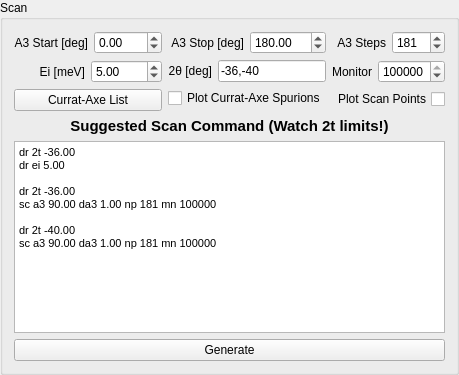
    <widget class="QGroupBox" name="groupBox_4">
     <property name="toolTip">
      <string/>
     </property>
     <property name="statusTip">
      <string/>
     </property>
     <property name="title">
      <string>Scan</string>
     </property>
     <layout class="QVBoxLayout" name="verticalLayout">
      <item>
       <layout class="QHBoxLayout" name="horizontalLayout_49">
        <item>
         <layout class="QVBoxLayout" name="verticalLayout_18">
          <item>
           <layout class="QHBoxLayout" name="horizontalLayout_50">
            <item>
             <widget class="QLabel" name="label_37">
              <property name="toolTip">
               <string>Start of sample rotation</string>
              </property>
              <property name="statusTip">
               <string>Start of sample rotation</string>
              </property>
              <property name="text">
               <string>A3 Start [deg]</string>
              </property>
              <property name="alignment">
               <set>Qt::AlignRight|Qt::AlignTrailing|Qt::AlignVCenter</set>
              </property>
             </widget>
            </item>
            <item>
             <widget class="QDoubleSpinBox" name="scan_a3Start_spinBox">
              <property name="toolTip">
               <string>Start of sample rotation</string>
              </property>
              <property name="statusTip">
               <string>Start of sample rotation</string>
              </property>
              <property name="minimum">
               <double>-720.000000000000000</double>
              </property>
              <property name="maximum">
               <double>720.000000000000000</double>
              </property>
             </widget>
            </item>
           </layout>
          </item>
          <item>
           <layout class="QHBoxLayout" name="horizontalLayout_51">
            <item>
             <widget class="QLabel" name="label_38">
              <property name="toolTip">
               <string>Incoming energy for scan</string>
              </property>
              <property name="statusTip">
               <string>Incoming energy for scan</string>
              </property>
              <property name="text">
               <string>Ei [meV]</string>
              </property>
              <property name="alignment">
               <set>Qt::AlignRight|Qt::AlignTrailing|Qt::AlignVCenter</set>
              </property>
             </widget>
            </item>
            <item>
             <widget class="QDoubleSpinBox" name="scan_ei_spinBox">
              <property name="toolTip">
               <string>Incoming energy for scan</string>
              </property>
              <property name="statusTip">
               <string>Incoming energy for scan</string>
              </property>
              <property name="value">
               <double>5.000000000000000</double>
              </property>
             </widget>
            </item>
           </layout>
          </item>
          <item>
           <widget class="QPushButton" name="scan_curratAxe_pushButton">
            <property name="toolTip">
             <string>Create/Edit Currat-Axe list</string>
            </property>
            <property name="statusTip">
             <string>Create/Edit Currat-Axe list</string>
            </property>
            <property name="text">
             <string>Currat-Axe List</string>
            </property>
           </widget>
          </item>
         </layout>
        </item>
        <item>
         <layout class="QVBoxLayout" name="verticalLayout_19">
          <item>
           <layout class="QHBoxLayout" name="horizontalLayout_52">
            <item>
             <widget class="QLabel" name="label_39">
              <property name="toolTip">
               <string>End of sample rotation</string>
              </property>
              <property name="statusTip">
               <string>End of sample rotation</string>
              </property>
              <property name="text">
               <string>A3 Stop [deg]</string>
              </property>
              <property name="alignment">
               <set>Qt::AlignRight|Qt::AlignTrailing|Qt::AlignVCenter</set>
              </property>
             </widget>
            </item>
            <item>
             <widget class="QDoubleSpinBox" name="scan_a3Stop_spinBox">
              <property name="toolTip">
               <string>End of sample rotation</string>
              </property>
              <property name="statusTip">
               <string>End of sample rotation</string>
              </property>
              <property name="minimum">
               <double>-720.000000000000000</double>
              </property>
              <property name="maximum">
               <double>720.000000000000000</double>
              </property>
              <property name="value">
               <double>180.000000000000000</double>
              </property>
             </widget>
            </item>
           </layout>
          </item>
          <item>
           <layout class="QHBoxLayout" name="horizontalLayout_53">
            <item>
             <widget class="QLabel" name="label_40">
              <property name="toolTip">
               <string>Scattering angle list (Seperate by ',')</string>
              </property>
              <property name="statusTip">
               <string>Scattering angle list (Seperate by ',')</string>
              </property>
              <property name="text">
               <string>2θ [deg]</string>
              </property>
              <property name="alignment">
               <set>Qt::AlignRight|Qt::AlignTrailing|Qt::AlignVCenter</set>
              </property>
             </widget>
            </item>
            <item>
             <widget class="QLineEdit" name="scan_a4_lineEdit">
              <property name="sizePolicy">
               <sizepolicy hsizetype="Minimum" vsizetype="Fixed">
                <horstretch>0</horstretch>
                <verstretch>0</verstretch>
               </sizepolicy>
              </property>
              <property name="toolTip">
               <string>Scattering angle list (Seperate by ',')</string>
              </property>
              <property name="statusTip">
               <string>Scattering angle list (Seperate by ',')</string>
              </property>
              <property name="text">
               <string>-36,-40</string>
              </property>
             </widget>
            </item>
           </layout>
          </item>
          <item>
           <widget class="QCheckBox" name="scan_curratAxe_checkBox">
            <property name="toolTip">
             <string>Plot Currat-Axe spurions on top</string>
            </property>
            <property name="statusTip">
             <string>Plot Currat-Axe spurions on top</string>
            </property>
            <property name="text">
             <string>Plot Currat-Axe Spurions</string>
            </property>
           </widget>
          </item>
         </layout>
        </item>
        <item>
         <layout class="QVBoxLayout" name="verticalLayout_20">
          <item>
           <layout class="QHBoxLayout" name="horizontalLayout_54">
            <item>
             <widget class="QLabel" name="label_41">
              <property name="toolTip">
               <string>Number of sample rotation steps</string>
              </property>
              <property name="statusTip">
               <string>Number of sample rotation steps</string>
              </property>
              <property name="text">
               <string>A3 Steps</string>
              </property>
              <property name="alignment">
               <set>Qt::AlignRight|Qt::AlignTrailing|Qt::AlignVCenter</set>
              </property>
             </widget>
            </item>
            <item>
             <widget class="QSpinBox" name="scan_a3Steps_spinBox">
              <property name="toolTip">
               <string>Number of sample rotation steps</string>
              </property>
              <property name="statusTip">
               <string>Number of sample rotation steps</string>
              </property>
              <property name="minimum">
               <number>1</number>
              </property>
              <property name="maximum">
               <number>361</number>
              </property>
              <property name="singleStep">
               <number>10</number>
              </property>
              <property name="value">
               <number>181</number>
              </property>
             </widget>
            </item>
           </layout>
          </item>
          <item>
           <layout class="QHBoxLayout" name="horizontalLayout_55"/>
          </item>
          <item>
           <layout class="QHBoxLayout" name="horizontalLayout_17">
            <property name="sizeConstraint">
             <enum>QLayout::SetDefaultConstraint</enum>
            </property>
            <item>
             <widget class="QLabel" name="label_19">
              <property name="toolTip">
               <string>Monitor for scan</string>
              </property>
              <property name="statusTip">
               <string>Monitor for scan</string>
              </property>
              <property name="text">
               <string>Monitor</string>
              </property>
              <property name="alignment">
               <set>Qt::AlignRight|Qt::AlignTrailing|Qt::AlignVCenter</set>
              </property>
             </widget>
            </item>
            <item>
             <widget class="QSpinBox" name="scan_monitor_spinBox">
              <property name="toolTip">
               <string>Monitor for scan</string>
              </property>
              <property name="statusTip">
               <string>Monitor for scan</string>
              </property>
              <property name="minimum">
               <number>1</number>
              </property>
              <property name="maximum">
               <number>100000000</number>
              </property>
              <property name="singleStep">
               <number>1000</number>
              </property>
              <property name="value">
               <number>100000</number>
              </property>
             </widget>
            </item>
           </layout>
          </item>
          <item>
           <widget class="QCheckBox" name="scan_plot_checkBox">
            <property name="toolTip">
             <string>Plot individual scan points</string>
            </property>
            <property name="statusTip">
             <string>Plot individual scan points</string>
            </property>
            <property name="layoutDirection">
             <enum>Qt::RightToLeft</enum>
            </property>
            <property name="text">
             <string>Plot Scan Points</string>
            </property>
           </widget>
          </item>
         </layout>
        </item>
       </layout>
      </item>
      <item>
       <widget class="QLabel" name="label_5">
        <property name="font">
         <font>
          <pointsize>11</pointsize>
          <weight>75</weight>
          <bold>true</bold>
         </font>
        </property>
        <property name="text">
         <string>Suggested Scan Command (Watch 2t limits!)</string>
        </property>
        <property name="alignment">
         <set>Qt::AlignCenter</set>
        </property>
       </widget>
      </item>
      <item>
       <widget class="QTextEdit" name="scanCommand_textEdit">
        <property name="toolTip">
         <string>Suggested script</string>
        </property>
        <property name="statusTip">
         <string>Suggested script</string>
        </property>
        <property name="readOnly">
         <bool>false</bool>
        </property>
        <property name="html">
         <string>&lt;!DOCTYPE HTML PUBLIC &quot;-//W3C//DTD HTML 4.0//EN&quot; &quot;http://www.w3.org/TR/REC-html40/strict.dtd&quot;&gt;
&lt;html&gt;&lt;head&gt;&lt;meta name=&quot;qrichtext&quot; content=&quot;1&quot; /&gt;&lt;style type=&quot;text/css&quot;&gt;
p, li { white-space: pre-wrap; }
&lt;/style&gt;&lt;/head&gt;&lt;body style=&quot; font-family:'MS Shell Dlg 2'; font-size:8.25pt; font-weight:400; font-style:normal;&quot;&gt;
&lt;p style=&quot; margin-top:0px; margin-bottom:0px; margin-left:0px; margin-right:0px; -qt-block-indent:0; text-indent:0px;&quot;&gt;&lt;span style=&quot; font-size:8pt;&quot;&gt;dr 2t -36.00&lt;/span&gt;&lt;/p&gt;
&lt;p style=&quot; margin-top:0px; margin-bottom:0px; margin-left:0px; margin-right:0px; -qt-block-indent:0; text-indent:0px;&quot;&gt;&lt;span style=&quot; font-size:8pt;&quot;&gt;dr ei 5.00&lt;/span&gt;&lt;/p&gt;
&lt;p style=&quot;-qt-paragraph-type:empty; margin-top:0px; margin-bottom:0px; margin-left:0px; margin-right:0px; -qt-block-indent:0; text-indent:0px; font-size:8pt;&quot;&gt;&lt;br /&gt;&lt;/p&gt;
&lt;p style=&quot; margin-top:0px; margin-bottom:0px; margin-left:0px; margin-right:0px; -qt-block-indent:0; text-indent:0px;&quot;&gt;&lt;span style=&quot; font-size:8pt;&quot;&gt;dr 2t -36.00&lt;/span&gt;&lt;/p&gt;
&lt;p style=&quot; margin-top:0px; margin-bottom:0px; margin-left:0px; margin-right:0px; -qt-block-indent:0; text-indent:0px;&quot;&gt;&lt;span style=&quot; font-size:8pt;&quot;&gt;sc a3 90.00 da3 1.00 np 181 mn 100000&lt;/span&gt;&lt;/p&gt;
&lt;p style=&quot;-qt-paragraph-type:empty; margin-top:0px; margin-bottom:0px; margin-left:0px; margin-right:0px; -qt-block-indent:0; text-indent:0px; font-size:8pt;&quot;&gt;&lt;br /&gt;&lt;/p&gt;
&lt;p style=&quot; margin-top:0px; margin-bottom:0px; margin-left:0px; margin-right:0px; -qt-block-indent:0; text-indent:0px;&quot;&gt;&lt;span style=&quot; font-size:8pt;&quot;&gt;dr 2t -40.00&lt;/span&gt;&lt;/p&gt;
&lt;p style=&quot; margin-top:0px; margin-bottom:0px; margin-left:0px; margin-right:0px; -qt-block-indent:0; text-indent:0px;&quot;&gt;&lt;span style=&quot; font-size:8pt;&quot;&gt;sc a3 90.00 da3 1.00 np 181 mn 100000&lt;/span&gt;&lt;/p&gt;
&lt;p style=&quot;-qt-paragraph-type:empty; margin-top:0px; margin-bottom:0px; margin-left:0px; margin-right:0px; -qt-block-indent:0; text-indent:0px; font-size:8pt;&quot;&gt;&lt;br /&gt;&lt;/p&gt;
&lt;p style=&quot;-qt-paragraph-type:empty; margin-top:0px; margin-bottom:0px; margin-left:0px; margin-right:0px; -qt-block-indent:0; text-indent:0px; font-size:8pt;&quot;&gt;&lt;br /&gt;&lt;/p&gt;&lt;/body&gt;&lt;/html&gt;</string>
        </property>
       </widget>
      </item>
      <item>
       <widget class="QPushButton" name="tool_generate_button">
        <property name="toolTip">
         <string>Generate overview plots</string>
        </property>
        <property name="statusTip">
         <string>Generate overview plots</string>
        </property>
        <property name="text">
         <string>Generate</string>
        </property>
       </widget>
      </item>
     </layout>
    </widget>
